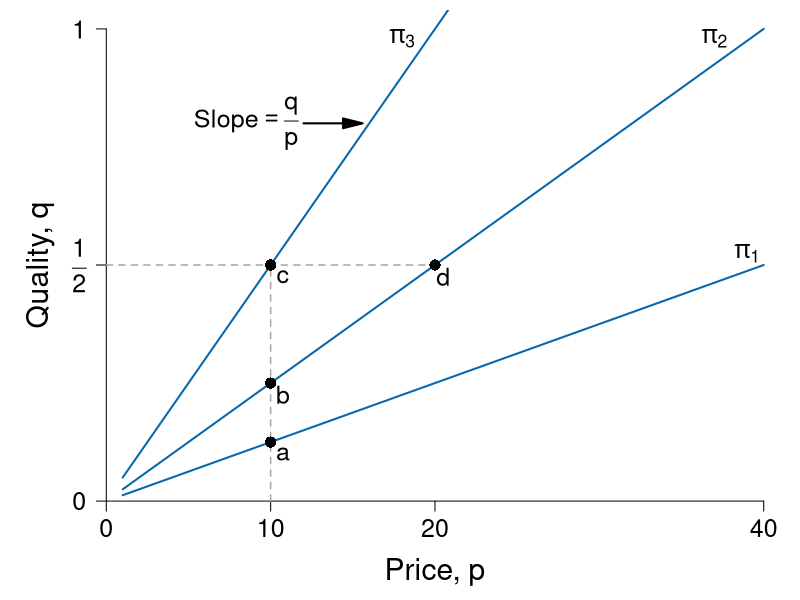

This chart was generated by the following R code:
require(ggplot2)
require(shape)
pdf(file = "information_power/principal_isoprofit.pdf", width = 9, height = 7)

#Set parameters for graphics
axislabelsize <- 1.8
labelsize <- 1.5
namesize <- 1.8
annotatesize <- 1.5
graphlinewidth <- 2
segmentlinewidth <- 1.5

COL <- c("#7fc97f", "#beaed4", "#fdc086", "#ffff99", "#386cb0", "#f0027f", "#bf5b17", "#666666")
COLA <- c("#e0f3db", "#99d8c9","#66c2a4","#41ae76", "#238b45", "#005824")
COLB <- c("#c6dbef", "#4eb3d3", "#2b8cbe", "#0868ac","#084081")
COLC <- c("#fcfbfd", "#efedf5", "#dadaeb", "#bcbddc", "#9e9ac8", "#807dba", "#6a51a3", "#54278f", "#3f007d")


solowCondition <- function(p, delta = 5, slope = 8){
  (p*(1/(slope*delta)))
}

par(mar =  c(4, 4, 0.5, 0.5))
xlims <- c(0, 40)
ylims <- c(0, 1)


plot(0, 0, xlim = xlims, ylim = ylims, type = "n",
     xlab = "",
     ylab = "",
     xaxt = "n", yaxt = "n", cex.lab = axislabelsize, bty = "n")

npts <- 500 
npts2 <- 501
#Specify the sequences of points for graphing. 
xx1 <- seq(10, xlims[2], length.out = npts)
xx2 <- seq(1, xlims[2], length.out = npts)

#Draw the lines for the graphs
lines(xx2, solowCondition(xx2, delta = 5, slope = 4), col = COLB[4], lwd = graphlinewidth)
lines(xx2, solowCondition(xx2, delta = 5), col = COLB[4], lwd = graphlinewidth)
lines(xx2, solowCondition(xx2, delta = 5, slope = 16), col = COLB[4], lwd = graphlinewidth)

#Customize ticks and labels for the plot
ticksy <- c(0, 0.5, 1)
ylabels <- c(0, expression(paste(frac(1,2))), 1)
ticksx <- c(0, 10, 20, 40)
xlabels <- c(0, 10, 20, 40)
axis(1, at = ticksx, pos = 0, labels = xlabels, cex.axis = annotatesize)
axis(2, at = ticksy, pos = 0, labels = ylabels, las = 1, cex.axis = annotatesize)

mtext(expression(paste("Price, ", p)), side=1, line = 2.5, cex = axislabelsize)
text(-4, ylims[2] - 0.5*(ylims[2] - ylims[1]), expression(paste("Quality, ", q)), xpd = TRUE, cex = axislabelsize, srt = 90) 


#Annotation of the three graphs and the NE
text(18, 0.98, expression(paste(pi[3])), cex = annotatesize)
text(37, 0.98, expression(paste(pi[2])), cex = annotatesize)
text(39, 0.525, expression(paste(pi[1])), cex = annotatesize)

#Lines for the coordinates of the Nash equilbrium
segments(0, 0.5, 20, 0.5, lty = 2, col = "darkgray", lwd = segmentlinewidth)
segments(10, 0, 10, 0.5, lty = 2, col = "darkgray", lwd = segmentlinewidth)

#Add a point for the NE
points(20, 0.5, pch = 16, col = "black", cex = 1.5)
text(20 + 0.5, 0.5 - 0.025, expression(paste(d)), cex = annotatesize)

points(10, 0.5, pch = 16, col = "black", cex = 1.5)
text(10 + 0.75, 0.5 - 0.025, expression(paste(c)), cex = annotatesize)

points(10, 0.25, pch = 16, col = "black", cex = 1.5)
text(10 + 0.75, 0.25  - 0.025, expression(paste(b)), cex = annotatesize)

points(10, 0.125, pch = 16, col = "black", cex = 1.5)
text(10 + 0.75, 0.125 - 0.025, expression(paste(a)), cex = annotatesize)

#Arrow to Slope of BRF
# Arrows(14.2, 0.12, 12.2, 0.12, col = "black", lty = 1, lwd = 2, arr.type = "triangle")
# text(16.8, 0.12, expression(paste("Slope = ", q[p])))

#Arrow to Slope of isoprofit
Arrows(12, 0.80, 15, 0.80, col = "black", lty = 1, lwd = 2, arr.type = "triangle")
text(8.5, 0.80, expression(paste("Slope", phantom() == frac(q, p))), cex = annotatesize)

dev.off()
